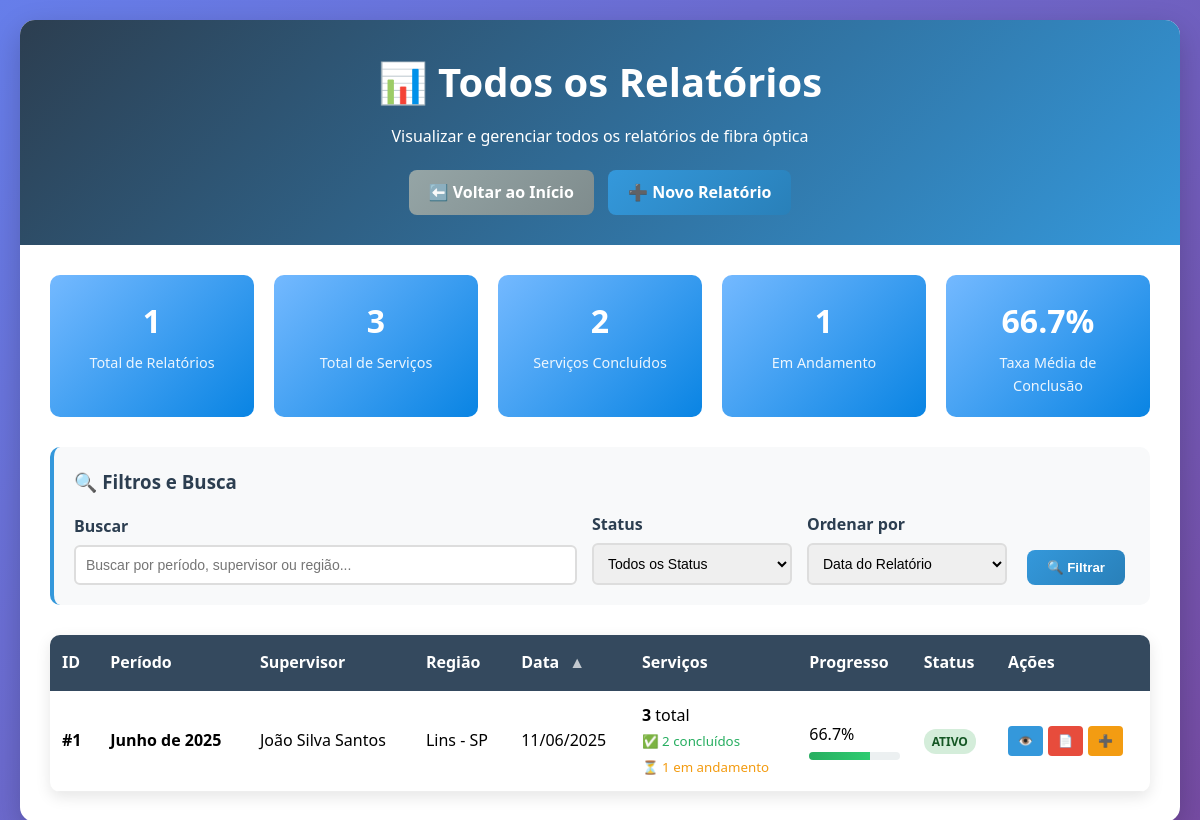
/visualizar_todos.php?order=data_relatorio&dir=asc, run on the app's committed database.
### tables this page shows
CREATE TABLE relatorios (
    id INT(11) NOT NULL AUTO_INCREMENT,
    periodo VARCHAR(50) NOT NULL COMMENT 'Ex: Maio de 2025',
    supervisor VARCHAR(100) NOT NULL COMMENT 'Nome do supervisor de campo',
    regiao VARCHAR(100) NOT NULL COMMENT 'Região de cobertura',
    data_relatorio DATE NOT NULL COMMENT 'Data de criação do relatório',
    total_servicos INT(11) DEFAULT 0 COMMENT 'Contador automático de serviços',
    servicos_concluidos INT(11) DEFAULT 0 COMMENT 'Contador de serviços concluídos',
    servicos_andamento INT(11) DEFAULT 0 COMMENT 'Contador de serviços em andamento',
    observacoes_gerais TEXT COMMENT 'Observações gerais do período',
    created_at TIMESTAMP DEFAULT CURRENT_TIMESTAMP COMMENT 'Data de criação',
    updated_at TIMESTAMP DEFAULT CURRENT_TIMESTAMP ON UPDATE CURRENT_TIMESTAMP COMMENT 'Data de atualização',
    PRIMARY KEY (id),
    INDEX idx_periodo (periodo),
    INDEX idx_supervisor (supervisor),
    INDEX idx_data_relatorio (data_relatorio)
);

### config.php (called while the page is built, shortened)
<?php
$config = [
    'db_host' => 'localhost',
    'db_name' => 'infot135_relatorios',
    'db_user' => 'infot135_relatorios',
    'db_pass' => 'infot135_relatorios',
    'upload_dir' => 'uploads/',
    'max_file_size' => 5 * 1024 * 1024,
    'allowed_extensions' => ['jpg', 'jpeg', 'png', 'gif'],
    'site_name' => 'Sistema de Relatórios - Fibra Óptica',
    'timezone' => 'America/Sao_Paulo',
    'date_format' => 'd/m/Y',
    'datetime_format' => 'd/m/Y H:i:s',
    'session_timeout' => 3600,
    'max_login_attempts' => 3,
    'password_min_length' => 6,
];
function formatDate($date, $format = null) {
    global $config;
    $format = $format ?: $config['date_format'];
    return date($format, strtotime($date));
}
?>

### visualizar_todos.php (the view, shortened to what this page needs)
<?php
require_once 'config.php';
$page = isset($_GET['page']) ? max(1, (int)$_GET['page']) : 1;
$per_page = 10;
$offset = ($page - 1) * $per_page;
$search = isset($_GET['search']) ? sanitizeString($_GET['search']) : '';
$status_filter = isset($_GET['status']) ? $_GET['status'] : '';
$order_by = isset($_GET['order']) ? $_GET['order'] : 'created_at';
$order_dir = isset($_GET['dir']) && $_GET['dir'] === 'asc' ? 'ASC' : 'DESC';
try {
    $where_conditions = [];
    $params = [];
    $where_clause = !empty($where_conditions) ? "WHERE " . implode(" AND ", $where_conditions) : "";
    $sql = "SELECT * FROM relatorios $where_clause ORDER BY $order_by $order_dir LIMIT $per_page OFFSET $offset";
    $stmt = $pdo->prepare($sql);
    $stmt->execute($params);
    $relatorios = $stmt->fetchAll();
    $stats_sql = "SELECT
        COUNT(*) as total_relatorios,
        SUM(total_servicos) as total_servicos_geral,
        SUM(servicos_concluidos) as total_concluidos_geral,
        SUM(servicos_andamento) as total_andamento_geral,
        AVG(CASE WHEN total_servicos > 0 THEN (servicos_concluidos / total_servicos) * 100 ELSE 0 END) as taxa_conclusao_media
    FROM relatorios $where_clause";
    $stmt = $pdo->prepare($stats_sql);
    $stmt->execute($params);
    $stats = $stmt->fetch();
} catch (PDOException $e) {
    $error = "Erro ao carregar relatórios: " . $e->getMessage();
    $relatorios = [];
    $total_pages = 0;
    $stats = ['total_relatorios' => 0, 'total_servicos_geral' => 0, 'total_concluidos_geral' => 0, 'total_andamento_geral' => 0, 'taxa_conclusao_media' => 0];
}
?>
<!DOCTYPE html>
<html lang="pt-BR">
<head>
</head>
<body>
    <div class="container">
        <div class="header">
            <h1>📊 Todos os Relatórios</h1>
            <p>Visualizar e gerenciar todos os relatórios de fibra óptica</p>
            <div class="header-actions">
                <a href="index_novo.php" class="btn btn-secondary">⬅️ Voltar ao Início</a>
                <a href="index_novo.php?form=relatorio" class="btn">➕ Novo Relatório</a>
            </div>
        </div>
        <div class="content">
            <div class="stats-grid">
                <div class="stat-card">
                    <span class="stat-number"><?= number_format($stats['total_relatorios']) ?></span>
                    <div class="stat-label">Total de Relatórios</div>
                </div>
                <div class="stat-card">
                    <span class="stat-number"><?= number_format($stats['total_servicos_geral']) ?></span>
                    <div class="stat-label">Total de Serviços</div>
                </div>
                <div class="stat-card">
                    <span class="stat-number"><?= number_format($stats['total_concluidos_geral']) ?></span>
                    <div class="stat-label">Serviços Concluídos</div>
                </div>
                <div class="stat-card">
                    <span class="stat-number"><?= number_format($stats['total_andamento_geral']) ?></span>
                    <div class="stat-label">Em Andamento</div>
                </div>
                <div class="stat-card">
                    <span class="stat-number"><?= number_format($stats['taxa_conclusao_media'], 1) ?>%</span>
                    <div class="stat-label">Taxa Média de Conclusão</div>
                </div>
            </div>
            <div class="filters">
                <h3>🔍 Filtros e Busca</h3>
                <form method="GET" id="filter-form">
                    <div class="filter-row">
                        <div class="filter-group">
                            <label for="search">Buscar</label>
                            <input type="text" id="search" name="search" value="<?= htmlspecialchars($search) ?>"
                                   placeholder="Buscar por período, supervisor ou região...">
                        </div>
                        <div class="filter-group">
                            <label for="status">Status</label>
                            <select id="status" name="status">
                                <option value="">Todos os Status</option>
                            </select>
                        </div>
                        <div class="filter-group">
                            <label for="order">Ordenar por</label>
                            <select id="order" name="order">
                                <option value="data_relatorio" <?= $order_by === 'data_relatorio' ? 'selected' : '' ?>>Data do Relatório</option>
                            </select>
                        </div>
                        <div class="filter-group">
                            <button type="submit" class="btn">🔍 Filtrar</button>
                        </div>
                    </div>
                </form>
            </div>
            <?php if (empty($relatorios)): ?>
                <div class="empty-state">
                    <h3>📋 Nenhum Relatório Encontrado</h3>
                    <p>Não foram encontrados relatórios com os filtros aplicados.</p>
                    <?php if (empty($search) && empty($status_filter)): ?>
                        <a href="index_novo.php?form=relatorio" class="btn" style="margin-top: 20px;">
                            ➕ Criar Primeiro Relatório
                        </a>
                    <?php else: ?>
                        <a href="?" class="btn btn-secondary" style="margin-top: 20px;">
                            🗑️ Limpar Filtros
                        </a>
                    <?php endif; ?>
                </div>
            <?php else: ?>
                <div class="table-container">
                    <table class="table">
                        <thead>
                            <tr>
                                <th>
                                    <a href="?<?= http_build_query(array_merge($_GET, ['order' => 'id', 'dir' => $order_by === 'id' && $order_dir === 'ASC' ? 'desc' : 'asc'])) ?>">
                                        ID
                                    </a>
                                </th>
                                <th>
                                    <a href="?<?= http_build_query(array_merge($_GET, ['order' => 'periodo', 'dir' => $order_by === 'periodo' && $order_dir === 'ASC' ? 'desc' : 'asc'])) ?>">
                                        Período
                                    </a>
                                </th>
                                <th>
                                    <a href="?<?= http_build_query(array_merge($_GET, ['order' => 'supervisor', 'dir' => $order_by === 'supervisor' && $order_dir === 'ASC' ? 'desc' : 'asc'])) ?>">
                                        Supervisor
                                    </a>
                                </th>
                                <th>Região</th>
                                <th>
                                    <a href="?<?= http_build_query(array_merge($_GET, ['order' => 'data_relatorio', 'dir' => $order_by === 'data_relatorio' && $order_dir === 'ASC' ? 'desc' : 'asc'])) ?>">
                                        Data
                                        <?php if ($order_by === 'data_relatorio'): ?>
                                            <span class="sort-icon"><?= $order_dir === 'ASC' ? '▲' : '▼' ?></span>
                                        <?php endif; ?>
                                    </a>
                                </th>
                                <th>
                                    <a href="?<?= http_build_query(array_merge($_GET, ['order' => 'total_servicos', 'dir' => $order_by === 'total_servicos' && $order_dir === 'ASC' ? 'desc' : 'asc'])) ?>">
                                        Serviços
                                    </a>
                                </th>
                                <th>Progresso</th>
                                <th>Status</th>
                                <th>Ações</th>
                            </tr>
                        </thead>
                        <tbody>
                            <?php foreach ($relatorios as $relatorio): ?>
                                <tr <?= isset($_GET['highlight']) && $_GET['highlight'] == $relatorio['id'] ? 'class="highlight"' : '' ?>>
                                    <td><strong>#<?= $relatorio['id'] ?></strong></td>
                                    <td>
                                        <strong><?= htmlspecialchars($relatorio['periodo']) ?></strong>
                                    </td>
                                    <td><?= htmlspecialchars($relatorio['supervisor']) ?></td>
                                    <td><?= htmlspecialchars($relatorio['regiao']) ?></td>
                                    <td><?= formatDate($relatorio['data_relatorio']) ?></td>
                                    <td>
                                        <div style="display: flex; gap: 10px; align-items: center;">
                                            <div>
                                                <strong><?= $relatorio['total_servicos'] ?></strong> total<br>
                                                <small style="color: #27ae60;">✅ <?= $relatorio['servicos_concluidos'] ?> concluídos</small><br>
                                                <small style="color: #f39c12;">⏳ <?= $relatorio['servicos_andamento'] ?> em andamento</small>
                                            </div>
                                        </div>
                                    </td>
                                    <td>
                                        <?php
                                        $progresso = $relatorio['total_servicos'] > 0 ?
                                            ($relatorio['servicos_concluidos'] / $relatorio['total_servicos']) * 100 : 0;
                                        ?>
                                        <div><?= number_format($progresso, 1) ?>%</div>
                                        <div class="progress-bar">
                                            <div class="progress-fill" style="width: <?= $progresso ?>%"></div>
                                        </div>
                                    </td>
                                    <td>
                                        <span class="status-badge status-<?= $relatorio['status_relatorio'] ?? 'ativo' ?>">
                                            <?= ucfirst($relatorio['status_relatorio'] ?? 'ativo') ?>
                                        </span>
                                    </td>
                                    <td>
                                        <div class="actions">
                                            <a href="visualizar.php?id=<?= $relatorio['id'] ?>" class="btn-small btn-view" title="Visualizar">
                                                👁️
                                            </a>
                                            <a href="gerar_pdf_identico.php?id=<?= $relatorio['id'] ?>" class="btn-small btn-pdf" title="Baixar PDF" target="_blank">
                                                📄
                                            </a>
                                            <a href="index_novo.php?form=servico&relatorio=<?= $relatorio['id'] ?>" class="btn-small btn-edit" title="Adicionar Serviço">
                                                ➕
                                            </a>
                                        </div>
                                    </td>
                                </tr>
                            <?php endforeach; ?>
                        </tbody>
                    </table>
                </div>
            <?php endif; ?>
        </div>
    </div>
</body>
</html>

### visualizar_todos.php (style rules this page uses)
* { margin: 0; padding: 0; box-sizing: border-box; }
body { font-family: 'Segoe UI', Tahoma, Geneva, Verdana, sans-serif; background: linear-gradient(135deg, #667eea 0%, #764ba2 100%); min-height: 100vh; padding: 20px; line-height: 1.6; }
.container { max-width: 1400px; margin: 0 auto; background: white; border-radius: 15px; box-shadow: 0 10px 30px rgba(0, 0, 0, 0.2); overflow: hidden; }
.header { background: linear-gradient(135deg, #2c3e50, #3498db); color: white; padding: 30px; text-align: center; }
.header h1 { font-size: 2.5rem; margin-bottom: 10px; }
.header-actions { margin-top: 20px; }
.btn { background: linear-gradient(135deg, #3498db, #2980b9); color: white; padding: 10px 20px; border: none; border-radius: 8px; text-decoration: none; display: inline-block; margin: 0 5px; font-weight: bold; transition: all 0.3s ease; }
.btn-secondary { background: linear-gradient(135deg, #95a5a6, #7f8c8d); }
.content { padding: 30px; }
.stats-grid { display: grid; grid-template-columns: repeat(auto-fit, minmax(200px, 1fr)); gap: 20px; margin-bottom: 30px; }
.stat-card { background: linear-gradient(135deg, #74b9ff, #0984e3); color: white; padding: 20px; border-radius: 10px; text-align: center; }
.stat-number { font-size: 2rem; font-weight: bold; display: block; margin-bottom: 5px; }
.stat-label { font-size: 0.9rem; opacity: 0.9; }
.filters { background: #f8f9fa; padding: 20px; border-radius: 10px; margin-bottom: 30px; border-left: 4px solid #3498db; }
.filters h3 { color: #2c3e50; margin-bottom: 15px; }
.filter-row { display: grid; grid-template-columns: 1fr 200px 200px auto; gap: 15px; align-items: end; }
.filter-group { display: flex; flex-direction: column; }
.filter-group label { font-weight: bold; color: #2c3e50; margin-bottom: 5px; }
.filter-group input, .filter-group select { padding: 10px; border: 2px solid #ddd; border-radius: 6px; font-size: 14px; }
.table-container { background: white; border-radius: 10px; overflow: hidden; box-shadow: 0 5px 15px rgba(0, 0, 0, 0.1); }
.table { width: 100%; border-collapse: collapse; }
.table th { background: #34495e; color: white; padding: 15px 12px; text-align: left; font-weight: bold; position: relative; }
.table th a { color: white; text-decoration: none; display: flex; align-items: center; gap: 5px; }
.table td { padding: 12px; border-bottom: 1px solid #eee; vertical-align: middle; }
.status-badge { padding: 4px 8px; border-radius: 12px; font-size: 12px; font-weight: bold; text-transform: uppercase; }
.status-ativo { background: #d4edda; color: #155724; }
.actions { display: flex; gap: 5px; }
.btn-small { padding: 5px 10px; font-size: 12px; border-radius: 4px; text-decoration: none; font-weight: bold; transition: all 0.3s ease; }
.btn-view { background: #3498db; color: white; }
.btn-pdf { background: #e74c3c; color: white; }
.btn-edit { background: #f39c12; color: white; }
.progress-bar { width: 100%; height: 8px; background: #ecf0f1; border-radius: 4px; overflow: hidden; margin-top: 5px; }
.progress-fill { height: 100%; background: linear-gradient(90deg, #27ae60, #2ecc71); transition: width 0.3s ease; }
.sort-icon { margin-left: 5px; opacity: 0.7; }

### data on the page
relatorios: id "1", periodo "Junho de 2025", supervisor "João Silva Santos", regiao "Lins - SP", data_relatorio "11/06/2025", total_servicos "3", servicos_concluidos "2", servicos_andamento "1", progresso "66.7", status_relatorio "ATIVO"

### other printed values
$stats['total_relatorios'] "1"
$stats['total_servicos_geral'] "3"
$stats['total_concluidos_geral'] "2"
$stats['total_andamento_geral'] "1"
$stats['taxa_conclusao_media'] "66.7"
